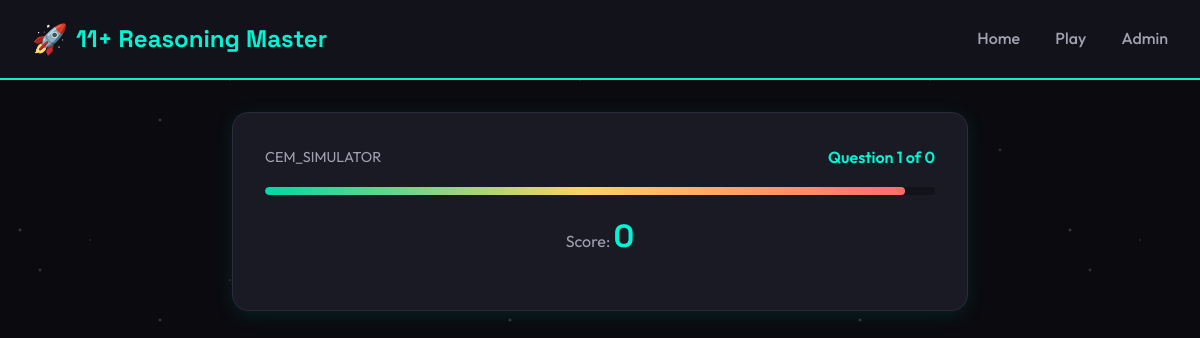
The app's page /game/, older data.
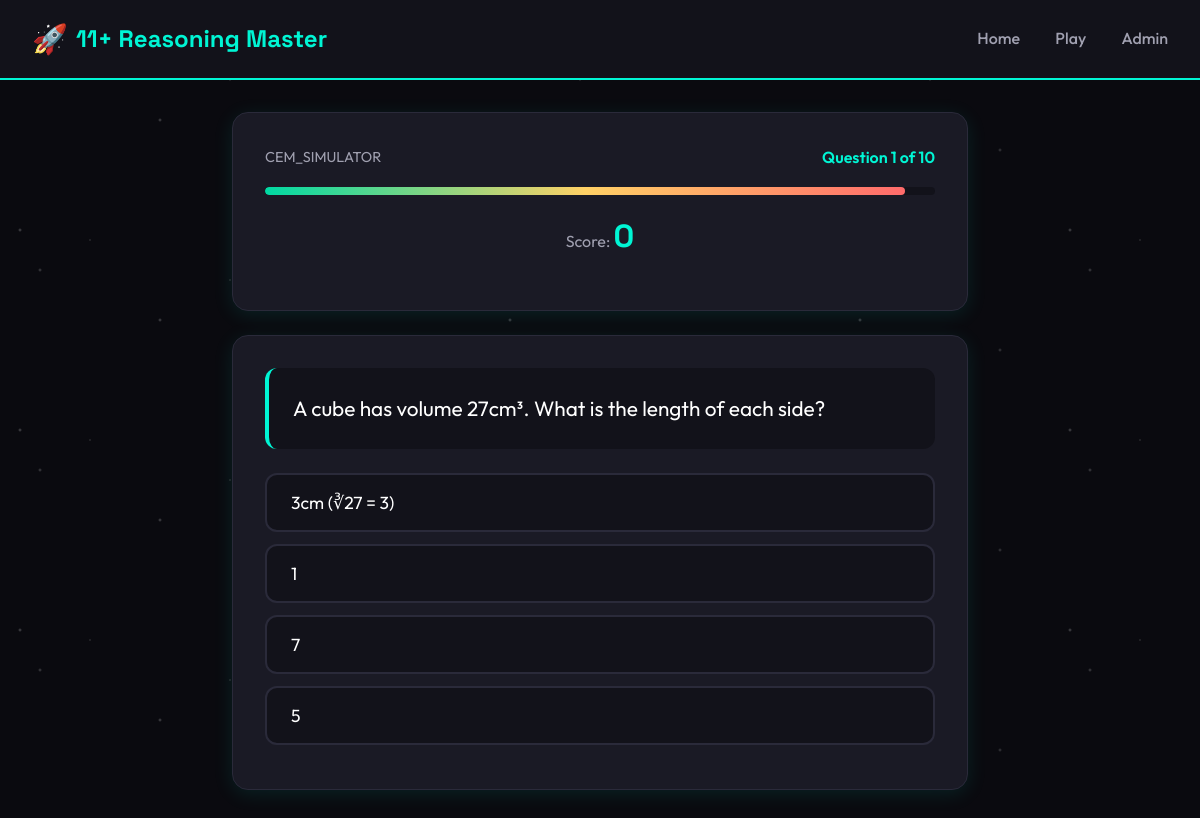
The same page, newer data.
### reasoning/models.py (models this page shows, shortened)
class Question(models.Model):
    QUESTION_TYPES = [
        ('non_verbal', 'Non-Verbal Reasoning'),
        ('verbal', 'Verbal Reasoning'),
        ('spatial', 'Spatial Reasoning'),
        ('mixed', 'Mixed'),
    ]
    SUBTYPES = [
        ('sequence', 'Sequence'),
        ('rotation', 'Rotation'),
        ('odd_one_out', 'Odd One Out'),
        ('mirror', 'Mirror/Reflection'),
        ('hidden_shapes', 'Hidden Shapes'),
        ('letter_series', 'Letter Series'),
        ('word_code', 'Word Code'),
        ('number_pattern', 'Number Pattern'),
        ('letter_number', 'Letter-Number Code'),
        ('cube_faces', 'Cube Faces'),
        ('nets', 'Nets'),
        ('rotation_3d', '3D Rotation'),
        ('block_counting', 'Block Counting'),
    ]
    DIFFICULTIES = [
        ('easy', 'Easy'),
        ('medium', 'Medium'),
        ('hard', 'Hard'),
    ]
    id = models.CharField(max_length=50, primary_key=True)
    type = models.CharField(max_length=20, choices=QUESTION_TYPES)
    subtype = models.CharField(max_length=30, choices=SUBTYPES)
    difficulty = models.CharField(max_length=10, choices=DIFFICULTIES)
    question_text = models.TextField()
    options = models.JSONField(default=list)
    answer = models.CharField(max_length=200)
    explanation = models.TextField()
    technique = models.TextField()
    created_at = models.DateTimeField(auto_now_add=True)
    class Meta:
        ordering = ['type', 'difficulty', 'id']

### reasoning/views.py (the view)
# urls.py: path('game/', views.game, name='game'),
def game(request, mode='cem_simulator'):
    if mode == 'cem_simulator':
        questions = list(Question.objects.all().order_by('?')[:10])
    elif mode == 'non_verbal':
        questions = list(Question.objects.filter(type='non_verbal').order_by('?')[:10])
    elif mode == 'verbal':
        questions = list(Question.objects.filter(type='verbal').order_by('?')[:10])
    elif mode == 'spatial':
        questions = list(Question.objects.filter(type='spatial').order_by('?')[:10])
    else:
        questions = list(Question.objects.all().order_by('?')[:10])
    return render(request, 'reasoning/game.html', {
        'questions': questions,
        'mode': mode,
    })

### reasoning/templates/reasoning/game.html (shortened to what this page needs)
{% extends 'reasoning/base.html' %}
{% block content %}
<div class="card">
    <div style="display: flex; justify-content: space-between; align-items: center; margin-bottom: 1rem;">
        <span style="color: var(--text-secondary); text-transform: uppercase; font-size: 0.9rem;">
            {{ mode|title|default:"CEM Simulator" }}
        </span>
        <span id="question-counter" style="color: var(--accent-primary); font-weight: 600;">
            Question 1 of {{ questions|length }}
        </span>
    </div>
    <div class="timer-bar">
        <div id="timer-fill" class="timer-fill" style="width: 100%;"></div>
    </div>
    <div style="text-align: center; margin: 1rem 0;">
        <span style="color: var(--text-secondary);">Score: </span>
        <span id="score" class="score" style="font-size: 2rem;">0</span>
    </div>
</div>
{% for question in questions %}
<div class="card question-card" id="question-{{ forloop.counter }}" {% if not forloop.first %}style="display: none;"{% endif %}%>
    <div class="question-text">
        {{ question.question_text }}
    </div>
    <div class="options">
        {% for option in question.options %}
        <button class="option" onclick="checkAnswer('{{ question.id }}', '{{ option }}', this)">
            {{ option }}
        </button>
        {% endfor %}
    </div>
</div>
{% endfor %}
{% endblock %}

### reasoning/templates/reasoning/base.html (shortened to what this page needs)
<!DOCTYPE html>
<html lang="en">
<head>
</head>
<body>
    <header>
        <div class="header-content">
            <a href="/" class="brand">11+ Reasoning Master</a>
            <nav>
                <a href="/">Home</a>
                <a href="/game/">Play</a>
                <a href="/admin/">Admin</a>
            </nav>
        </div>
    </header>
    <main>
        {% block content %}{% endblock %}
    </main>
</body>
</html>

### reasoning/templates/reasoning/base.html (style rules this page uses)
:root { --bg-primary: #0a0a0f; --bg-secondary: #12121a; --bg-card: #1a1a25; --text-primary: #ffffff; --text-secondary: #a0a0b0; --accent-primary: #00f5d4; --accent-secondary: #ff6b6b; --accent-success: #00d9a3; --accent-warning: #ffd166; --border-color: #2a2a3a; }
* { margin: 0; padding: 0; box-sizing: border-box; }
body { font-family: 'Outfit', sans-serif; background: var(--bg-primary); color: var(--text-primary); min-height: 100vh; line-height: 1.6; }
h1, h2, h3, .brand { font-family: 'Space Grotesk', sans-serif; font-weight: 700; }
body::before { content: ''; position: fixed; top: 0; left: 0; width: 100%; height: 100%; background-image: radial-gradient(2px 2px at 20px 30px, #eee, transparent), radial-gradient(2px 2px at 40px 70px, rgba(255,255,255,0.8), transparent), radial-gradient(1px 1px at 90px 40px, #fff, transparent), radial-gradient(2px 2px at 160px 120px, rgba(255,255,255,0.9), transparent), radial-gradient(1px 1px at 230px 80px, #fff, transparent), radial-gradient(2px 2px at 300px 150px, rgba(255,255,255,0.7), transparent); background-repeat: repeat; background-size: 350px 200px; opacity: 0.3; z-index: -1; animation: twinkle 10s ease-in-out infinite; }
header { background: var(--bg-secondary); border-bottom: 2px solid var(--accent-primary); padding: 1rem 2rem; position: sticky; top: 0; z-index: 100; }
.header-content { max-width: 1200px; margin: 0 auto; display: flex; justify-content: space-between; align-items: center; }
.brand { font-size: 1.5rem; color: var(--accent-primary); text-decoration: none; display: flex; align-items: center; gap: 0.5rem; }
.brand::before { content: '🚀'; font-size: 1.8rem; }
nav a { color: var(--text-secondary); text-decoration: none; margin-left: 2rem; font-weight: 500; transition: color 0.3s; }
main { max-width: 800px; margin: 0 auto; padding: 2rem; }
.card { background: var(--bg-card); border: 1px solid var(--border-color); border-radius: 16px; padding: 2rem; margin-bottom: 1.5rem; box-shadow: 0 4px 20px rgba(0, 245, 212, 0.1); transition: transform 0.3s, box-shadow 0.3s; }
.option { display: block; width: 100%; padding: 1rem 1.5rem; margin: 0.75rem 0; background: var(--bg-secondary); border: 2px solid var(--border-color); border-radius: 12px; color: var(--text-primary); font-family: 'Outfit', sans-serif; font-size: 1.1rem; cursor: pointer; transition: all 0.3s; text-align: left; }
.timer-bar { height: 8px; background: var(--bg-secondary); border-radius: 4px; overflow: hidden; margin: 1rem 0; }
.timer-fill { height: 100%; background: linear-gradient(90deg, var(--accent-success), var(--accent-warning), var(--accent-secondary)); border-radius: 4px; transition: width 1s linear; }
.score { font-family: 'Space Grotesk', sans-serif; font-size: 3rem; font-weight: 700; color: var(--accent-primary); text-align: center; }
.question-text { font-size: 1.3rem; margin-bottom: 1.5rem; padding: 1.5rem; background: var(--bg-secondary); border-radius: 12px; border-left: 4px solid var(--accent-primary); }

Row changes from the older to the newer data that the page shows:
added Question: question_text "A cube has volume 27cm³. What is the length of each side?", options "3cm (∛27 = 3)" "1" "7" "5"
Text that changed along with them:
{{ questions|length }}: "0" → "10"
